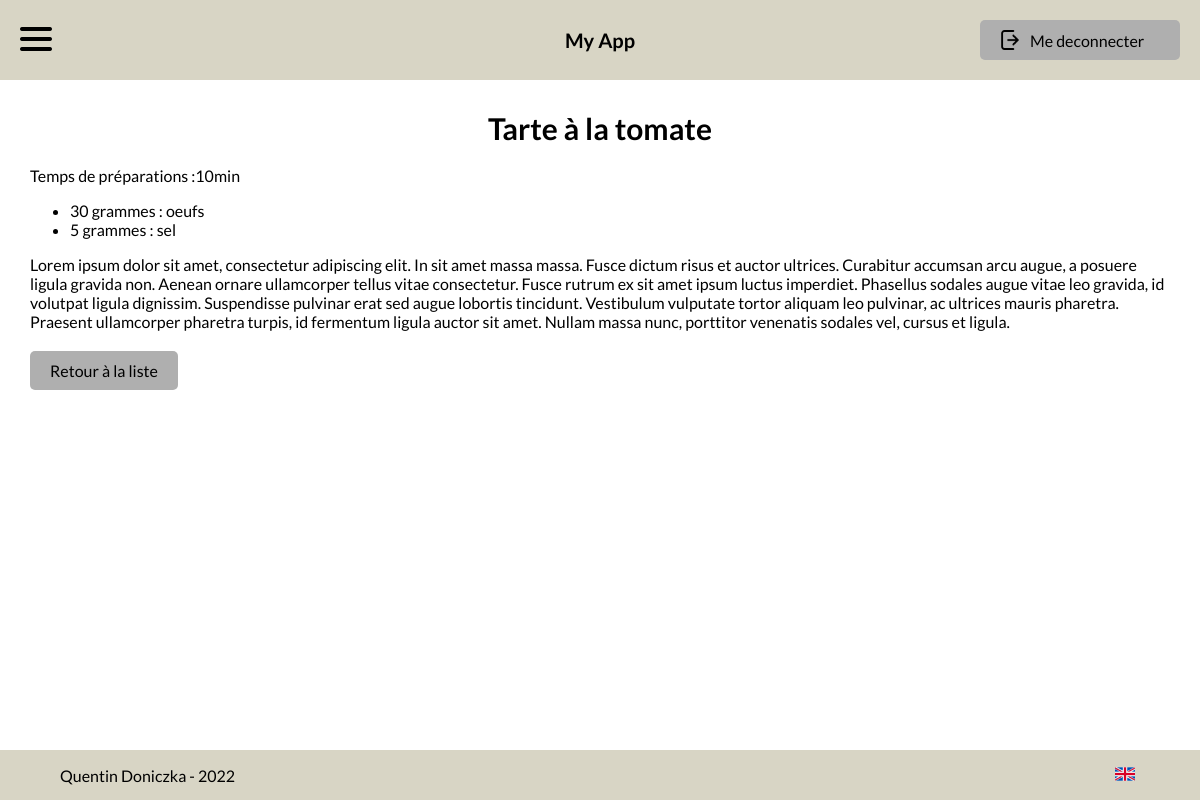
Page /my-receipts/index.php?id=4 (signed in) on the committed database.
### tables this page shows
CREATE TABLE receipts (
        id INTEGER PRIMARY KEY AUTOINCREMENT,
        titre VARCHAR(255) NOT NULL,
        temps INT,
        ingredients TEXT,
        lang VARCHAR(3) DEFAULT "fr",
        id_owner INT,
        is_public INT DEFAULT 0,
        resume TEXT,
        description TEXT NOT NULL
    );

### assets/php/traductions.php (called while the page is built, shortened)
<?php
function traduction() {
    $traduction = [];
    $traduction["fr"] = [];
    $traduction["en"] = [];
    $traduction["fr"]["accueil"] = [];
    $traduction["fr"]["accueil"]["titre"] = "Bienvenue sur \"My App\"";
    $traduction["fr"]["accueil"]["titre2"] = "Voir la dernière recette :";
    $traduction["fr"]["accueil"]["info"] = "Voir la recette";
    $traduction["fr"]["accueil"]["info_all"] = "Voir toutes les recettes";
    $traduction["fr"]["lang"] = [];
    $traduction["fr"]["lang"]["change_fr"] = "Traduire le site en français";
    $traduction["fr"]["lang"]["change_en"] = "Traduire le site en anglais";
    $traduction["fr"]["gestion"] = [];
    $traduction["fr"]["gestion"]["btn_edit"] = "Editer";
    $traduction["fr"]["gestion"]["btn_delete"] = "Supprimer";
    $traduction["fr"]["recette"] = [];
    $traduction["fr"]["recette"]["titre_privee"] = "Page de recette (privée)";
    $traduction["fr"]["recette"]["titre_public"] = "Page de recette (public)";
    $traduction["fr"]["recette"]["creation"] = "Création";
    $traduction["fr"]["recette"]["modif"] = "Modification";
    $traduction["fr"]["recette"]["recette"] = "recette";
    $traduction["fr"]["recette"]["titre"] = "Titre de la recette";
    $traduction["fr"]["recette"]["temps"] = "Temps de préparation (min)";
    $traduction["fr"]["recette"]["description"] = "Courte description";
    $traduction["fr"]["recette"]["ingredient"] = "Ingrédients";
    $traduction["fr"]["recette"]["t_ingredient"] = "Ecrire votre ingrédient ...";
    $traduction["fr"]["recette"]["q_ingredient"] = "Quantité";
    $traduction["fr"]["recette"]["u_ingredient"] = "Unité";
    $traduction["fr"]["recette"]["n_ingredient"] = "Nom ingrédient";
    $traduction["fr"]["recette"]["add"] = "Ajouter";
    $traduction["fr"]["recette"]["etape"] = "Etapes";
    $traduction["fr"]["recette"]["e_etape"] = "Ecrire votre étape ...";
    $traduction["fr"]["recette"]["save"] = "Enregistrer";
    $traduction["fr"]["recette"]["cancel"] = "Annuler";
    $traduction["fr"]["recette"]["r_liste"] = "Retour à la liste";
    $traduction["fr"]["recette"]["indispo"] = "Recette indisponible";
    $traduction["fr"]["recette"]["time"] = "Temps de préparations :";
    $traduction["fr"]["recette"]["n_recette"] = "Nouvelle recette";
    $traduction["fr"]["recette"]["propose"] =  "Proposer ma recette";
    $traduction["fr"]["recette"]["voir"] = "Voir la recette";
    $traduction["fr"]["recette"]["edit"] = "Editer";
    $traduction["fr"]["recette"]["sup"] = "Supprimer";
    $traduction["fr"]["recette"]["none"] = "Il n'y a pas de recettes à afficher.";
    $traduction["fr"]["signin"] = [];
    $traduction["fr"]["signin"]["titre"] = "Connexion";
    $traduction["fr"]["signin"]["mail"] = "Email";
    $traduction["fr"]["signin"]["name"] = "Pseudo";
    $traduction["fr"]["signin"]["mdp"] = "Mot de passe";
    $traduction["fr"]["signin"]["c_mdp"] = "Confirmation de mot de passe";
    $traduction["fr"]["signin"]["connect"] = "Se connecter";
    $traduction["fr"]["signin"]["inscrire"] = "S'inscrire";
    $traduction["fr"]["signin"]["membre"] = "Déjà membre ?";
    $traduction["fr"]["signin"]["success"] = "Inscription réussie, veuillez vous connecter.";
    $traduction["fr"]["header"]["home"] = "Accueil";
    $traduction["fr"]["header"]["profil"] = "Profil";
    $traduction["fr"]["header"]["recette"] = "Recettes";
    $traduction["fr"]["header"]["m_recette"] = "Mes recettes";
    $traduction["fr"]["header"]["course"] = "Liste de courses";
    $traduction["fr"]["header"]["utilisateur"] = "Gestion des utilisateurs";
    $traduction["fr"]["header"]["deco"] = "Me deconnecter";
    $traduction["fr"]["error_signin"]["pseudo"] = "Ce pseudo est déjà pris";
    $traduction["fr"]["error_signin"]["mdp"] = "Mots de passes differents";
    $traduction["fr"]["error_signin"]["email"] = "Email invalide";
    $traduction["fr"]["error_signin"]["user_ok"] = "Utilisateur bien enregistré.";
    $traduction["fr"]["error_signin"]["fields"] = "Les champs ne sont pas bien remplis.";
    $traduction["fr"]["error_signin"]["connect_ok"] = "Connexion réussie.";
    $traduction["fr"]["error_signin"]["id"] = "Les identifiants sont incorrects.";
    $traduction["fr"]["msg_role"]["droit"] = "Vous ne pouvez pas modifier les rôles.";
    $traduction["fr"]["msg_role"]["self"] = "Vous ne pouvez pas modifier votre propre rôle.";
    $traduction["fr"]["msg_role"]["update"] = "Rôle mis à jour.";
    $traduction["fr"]["msg_role"]["error"] = "Une erreur est survenu, veuillez réessayer plus tard.";
    $traduction["fr"]["recette"]["my_fav"] = "Mes favoris";
    $traduction["fr"]["recette"]["fav"] = "Favori";
    $traduction["fr"]["recette"]["moderation"] = "Modération des recettes";
    $traduction["fr"]["recette"]["add_course"] = "Ajouter à ma liste de course";
    $traduction["fr"]["liste"]["titre"] = "Ma liste de courses";
    $traduction["fr"]["liste"]["nombre"] = "Nombre de recettes choisies :";
    $traduction["fr"]["liste"]["creat"] = "Générer ma liste";
    $traduction["fr"]["liste"]["vide"] = "Liste de course vide";
    $traduction["fr"]["manage"]["titre"] = "Gestion des utilisateurs";
    $traduction["fr"]["manage"]["membre"] = "Membre";
    $traduction["en"]["accueil"] = [];
    $traduction["en"]["accueil"]["titre"] = "Welcome to \"My App\"";
    $traduction["en"]["accueil"]["titre2"] = "See the last receipt :";
    $traduction["en"]["accueil"]["info"] = "See receipt";
    $traduction["en"]["accueil"]["info_all"] = "See every receipts";
    $traduction["en"]["lang"] = [];
    $traduction["en"]["lang"]["change_fr"] = "Traduire le site en français";
    $traduction["en"]["lang"]["change_en"] = "Traduire le site en anglais";
    $traduction["en"]["gestion"] = [];
    $traduction["en"]["gestion"]["btn_edit"] = "Editer";
    $traduction["en"]["gestion"]["btn_delete"] = "Supprimer";
    $traduction["en"]["signin"] = [];
    $traduction["en"]["signin"]["titre"] = "Connection";
    $traduction["en"]["signin"]["mail"] = "Email";
    $traduction["en"]["signin"]["name"] = "Pseudo";
    $traduction["en"]["signin"]["mdp"] = "Password";
    $traduction["en"]["signin"]["c_mdp"] = "Confirm password";
    $traduction["en"]["signin"]["connect"] = "Log in";
    $traduction["en"]["signin"]["inscrire"] = "Register";
    $traduction["en"]["signin"]["membre"] = "Already member ?";
    $traduction["en"]["signin"]["success"] = "Register done, please login.";
    $traduction["en"]["signin"]["success"] = "Register done, please login.";
    $traduction["en"]["header"]["home"] = "Homepage";
    $traduction["en"]["header"]["profil"] = "Profil";
    $traduction["en"]["header"]["recette"] = "Receipt";
    $traduction["en"]["header"]["m_recette"] = "My Receipt";
    $traduction["en"]["header"]["course"] = "Shopping list";
    $traduction["en"]["header"]["utilisateur"] = "User management";
    $traduction["en"]["header"]["deco"] = "Logout";
    $traduction["en"]["error_signin"]["pseudo"] = "This pseudo is already taken";
    $traduction["en"]["error_signin"]["mdp"] = "password is not matching";
    $traduction["en"]["error_signin"]["email"] = "Email invalid";
    $traduction["en"]["error_signin"]["user_ok"] = "User well saved";
    $traduction["en"]["error_signin"]["fields"] = "The fields are not filled in correctly.";
    $traduction["en"]["error_signin"]["connect_ok"] = "Successful connection.";
    $traduction["en"]["error_signin"]["id"] = "Identifiers are incorrect.";
    $traduction["en"]["msg_role"]["droit"] = "You cannot change roles.";
    $traduction["en"]["msg_role"]["self"] = "You cannot change your won role.";
    $traduction["en"]["msg_role"]["update"] = "Updated role";
    $traduction["en"]["msg_role"]["error"] = "An error has occurred, please try again later.";
    $traduction["en"]["recette"] = [];
    $traduction["en"]["recette"]["titre_privee"] = "Receipts page (private)";
    $traduction["en"]["recette"]["titre_public"] = "Receipts page (public)";
    $traduction["en"]["recette"]["creation"] = "Creation";
    $traduction["en"]["recette"]["modif"] = "Edit";
    $traduction["en"]["recette"]["recette"] = "receipt";
    $traduction["en"]["recette"]["titre"] = "Receipts title";
    $traduction["en"]["recette"]["temps"] = "Preparation time (mins)";
    $traduction["en"]["recette"]["description"] = "Short Description";
    $traduction["en"]["recette"]["ingredient"] = "Ingredients";
    $traduction["en"]["recette"]["t_ingredient"] = "Write your ingredient...";
    $traduction["en"]["recette"]["q_ingredient"] = "Quantity";
    $traduction["en"]["recette"]["u_ingredient"] = "Unit";
    $traduction["en"]["recette"]["n_ingredient"] = "Ingredient name";
    $traduction["en"]["recette"]["add"] = "Add";
    $traduction["en"]["recette"]["etape"] = "Steps";
    $traduction["en"]["recette"]["e_etape"] = "Write your step...";
    $traduction["en"]["recette"]["save"] = "Save";
    $traduction["en"]["recette"]["cancel"] = "Cancel";
    $traduction["en"]["recette"]["r_liste"] = "Back to list";
    $traduction["en"]["recette"]["indispo"] = "Recipe unavailable";
    $traduction["en"]["recette"]["time"] = "Preparation time:";
    $traduction["en"]["recette"]["n_recette"] = "New recipe";
    $traduction["en"]["recette"]["propose"] =  "Submit my recipe";
    $traduction["en"]["recette"]["voir"] = "See the recipe";
    $traduction["en"]["recette"]["edit"] = "Edit";
    $traduction["en"]["recette"]["sup"] = "Delete";
    $traduction["en"]["recette"]["none"] = "There are no recipes to display.";
    $traduction["en"]["recette"]["my_fav"] = "My favorites";
    $traduction["en"]["recette"]["fav"] = "Favorite";
    $traduction["en"]["recette"]["moderation"] = "Management receipt public";
    $traduction["en"]["recette"]["add_course"] = "Add to my wishlist";
    $traduction["en"]["liste"]["titre"] = "My shopping list";
    $traduction["en"]["liste"]["nombre"] = "Number of recipes chosen :";
    $traduction["en"]["liste"]["creat"] = "Generate my list";
    $traduction["en"]["liste"]["vide"] = "Shopping list is empty";
    $traduction["en"]["manage"]["titre"] = "User management";
    $traduction["en"]["manage"]["membre"] = "Member";
    return $traduction;
}

### my-receipts/index.php (the view, shortened to what this page needs)
<?php
include("../assets/php/header.php");
$pdo = new PDO('sqlite:../database.db');
$pdo->setAttribute(PDO::ATTR_DEFAULT_FETCH_MODE, PDO::FETCH_ASSOC);
$pdo->setAttribute(PDO::ATTR_ERRMODE, PDO::ERRMODE_EXCEPTION);
$lang = $_SESSION["lang"];
$traduction = traduction();
?>
<?php if(isset($_GET["id"]) && isset($_GET["edit"])) { ?>
<?php
    $req = $pdo->prepare('SELECT * FROM receipts WHERE id=:id AND lang = "fr" ');
    $req->bindValue('id', intval($_GET["id"]));
    $req->execute();
    $receipt = $req->fetch();
?>
<?php if( (!empty($_GET["id"]) && $receipt && is_owner($receipt["id_owner"])) || ($_GET["id"] == 0 )) { ?>
<h1 class="title-page" > <?php if($_GET["id"] == 0) {echo $traduction[$lang]["recette"]["creation"];} else {echo $traduction[$lang]["recette"]["modif"];} ?> <?php echo $traduction[$lang]["recette"]["recette"] ; ?>
</h1>
<form id="form_receipt" method="POST" action="/receipts/form_receipt.php" class="form form-recette">
    <input name="id" type="hidden" value="<?php echo $_GET["id"];?>">
    <input type="hidden" value="0" name="is_public">
    <div class="label-form">
        <label for=""> <?php echo $traduction[$lang]["recette"]["titre"]; ?></label>
        <input type="text" name="titre" value="<?php if($receipt){echo $receipt["titre"];} ?>">
    </div>
    <div class="label-form">
        <label for=""><?php echo $traduction[$lang]["recette"]["temps"]; ?></label>
        <input type="text" name="temps" value="<?php if($receipt){echo $receipt["temps"];} ?>">
    </div>
    <div class="label-form">
        <label for=""><?php echo $traduction[$lang]["recette"]["description"]; ?></label>
        <textarea rows="3" name="resume" type="text" ><?php if($receipt){echo $receipt["resume"];} ?></textarea>
    </div>
    <div class="label-form">
        <label for=""><?php echo $traduction[$lang]["recette"]["ingredient"]; ?></label>
        <div id="list-ingredients">
            <?php if($receipt["ingredients"]) {
                $ingredients = json_decode($receipt["ingredients"]);
                foreach($ingredients as $ingredient) { ?>
                    <label><input checked='checked' type='checkbox' name='ingredients[]' value='<?php echo $ingredient->name.':'.$ingredient->quantity.":".$ingredient->unit; ?>'/>
                            <span><?php echo $ingredient->quantity." ".$ingredient->unit.' : '.$ingredient->name; ?></span>
                            <span class="delete_ingredient" title="Delete">X</span>
                    </label>
                <?php }
            } ?>
        </div>
        <div class="autocomplete">
            <div class="ingredients-inputs">
                <input type="number" id="qte_ingred" placeholder="Quantité" >
                <select name="" id="unit_ingred">
                    <option value="" disabled><?php echo $traduction[$lang]["recette"]["u_ingredient"]; ?></option>
                    <option value="kilogrammes">kg</option>
                    <option value="litres">litres</option>
                    <option value="grammes">grammes</option>
                </select>
                <input type="text" id="name_ingred" placeholder="<?php echo $traduction[$lang]["recette"]["n_ingredient"]; ?>" >
            </div>
            <button id="add_ingredient" class="btn"><?php echo $traduction[$lang]["recette"]["add"]; ?></button>
        </div>
    </div>
    <div class="label-form">
        <label for=""><?php echo $traduction[$lang]["recette"]["etape"]; ?></label>
        <textarea rows="20" name="description" placeholder="<?php echo $traduction[$lang]["recette"]["e_etape"]; ?>" ><?php if($receipt){echo $receipt["description"];} ?></textarea>
    </div>
    <div class="btns">
        <button class="btn valid"><?php echo $traduction[$lang]["recette"]["save"]; ?></button>
        <button type="reset" class="btn cancel"><?php echo $traduction[$lang]["recette"]["cancel"]; ?></button>
        <a class="btn retour-list" href="?"><?php echo $traduction[$lang]["recette"]["r_liste"]; ?></a>
    </div>
</form>
<div id="errors"></div>
<?php } else { ?>
<div class="no-result">
    <?php echo $traduction[$lang]["recette"]["indispo"]; ?>
</div>
<?php  }
} elseif( isset($_GET["id"]) ) { ?>
<?php
    $req = $pdo->prepare('SELECT * FROM receipts WHERE id=:id AND lang = "fr" ');
    $req->bindValue('id', intval($_GET["id"]));
    $req->execute();
    $receipt = $req->fetch();
?>
<div class="wrapper">
    <h1 class="title-page" > <?php echo $receipt["titre"]; ?> </h1>
    <div><?php echo $traduction[$lang]["recette"]["time"]; ?><?php echo $receipt["temps"]; ?>min</div>
    <?php if($receipt["ingredients"]) {
        $ingredients = json_decode($receipt["ingredients"]);
        echo ' <ul> ';
        foreach($ingredients as $ingredient) { ?>
            <li>
                <?php echo $ingredient->quantity." ".$ingredient->unit.' : '.$ingredient->name; ?>
            </li>
        <?php }
        echo ' </ul> ';
     } ?>
    <div>
        <?php echo nl2br($receipt["description"]); ?>
    </div>
    <a class="btn retour-list" href="?"><?php echo $traduction[$lang]["recette"]["r_liste"]; ?></a>
</div>
<?php  }?>
<?php
include("../assets/php/footer.php");
?>

### assets/css/style.css (style rules this page uses)
:root { --main-color: #AFAFAF; --grey: #D8D5C5; --error: #dc3545; --success: #28a745; }
body { font-family: 'Lato',sans-serif; margin: 0; position: relative; }
h1 { font-size: 30px; text-align: center; margin-top: 0px; }
a { color: inherit; text-decoration: none; }
.btn { color: inherit; text-decoration: none; padding: 10px 20px; text-align: center; background-color: var(--main-color); border-radius: 5px; border: none; font-size: 16px; }
.title-page { margin-top:0; }
.retour-list { display: inline-block; margin-top: 20px; }
.wrapper { max-width: 1250px; margin:0 auto; }

### rows in the picture
receipts: titre "Tarte à la tomate", temps "10", description "Lorem ipsum dolor sit amet, consectetur adipiscing elit. In sit amet massa massa. Fusce dictum risus et auctor ultrices. Curabitur accumsan arcu augue, a posuere ligula gravida non. Aenean ornare ullamcorper tellus vitae consectetur. Fusce rutrum ex sit amet ipsum luctus imperdiet. Phasellus sodales augue vitae leo gravida, id volutpat ligula dignissim. Suspendisse pulvinar erat sed augue lobortis tincidunt. Vestibulum vulputate tortor aliquam leo pulvinar, ac ultrices mauris pharetra. Praesent ullamcorper pharetra turpis, id fermentum ligula auctor sit amet. Nullam massa nunc, porttitor venenatis sodales vel, cursus et ligula."

### other values in the picture
$traduction[$lang]["header"]["deco"] "Me deconnecter"
$traduction[$lang]["recette"]["time"] "Temps de préparations :"
$ingredient->quantity "30"
$ingredient->unit "grammes"
$ingredient->name "oeufs"
$ingredient->quantity "5"
$ingredient->name "sel"
$traduction[$lang]["recette"]["r_liste"] "Retour à la liste"
